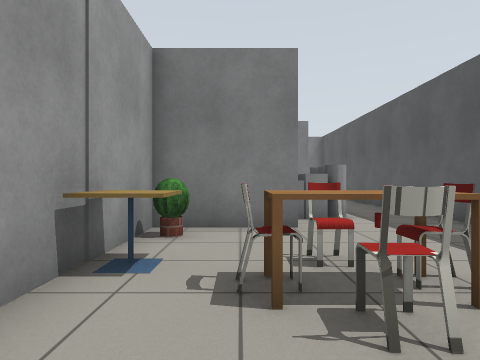
[1] (above)

12 first-person views from a walk through a world built for the Gazebo simulator. The camera is 0.9 m above the floor, looks level and sees 75° across. The floor is counted in squares, 1 m on a side. Each view is taken from the middle of a square. On the plan, view 1 faces up. The plan holds only what a view shows up to about 11 squares ahead; the rest is blank. Simple patterns stand in for the simulator's built-in surfaces. Simple shapes stand in for some stock models. Some surface patterns are stand-ins.

[2]
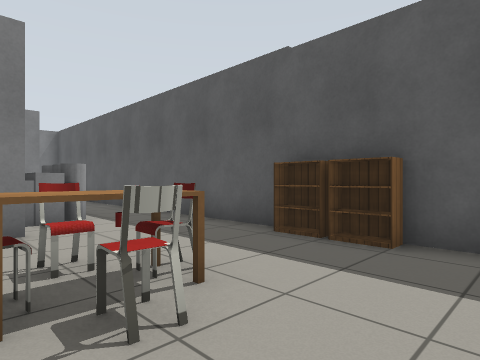

[3]
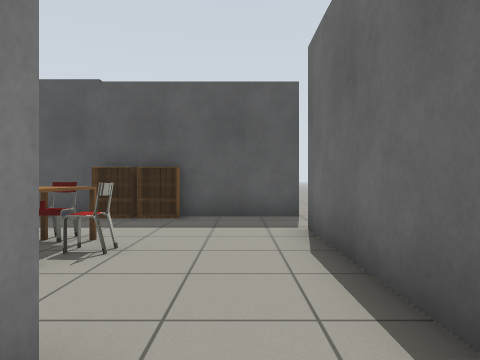

[4]
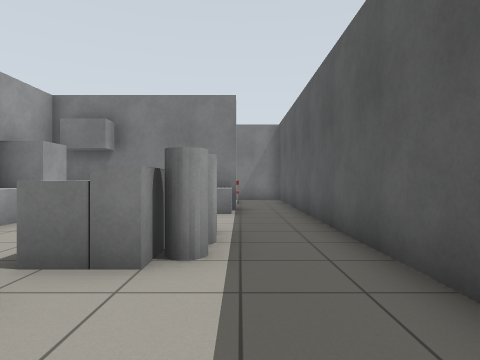

[5]
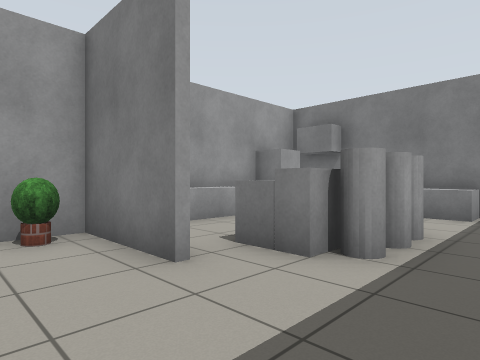

[6]
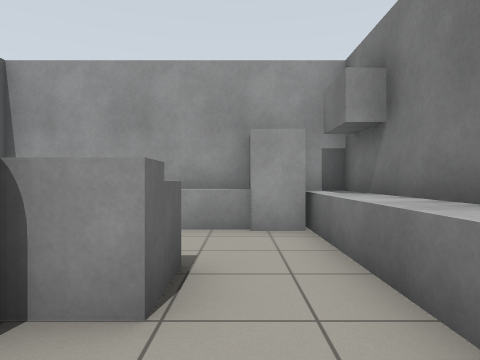

[7]
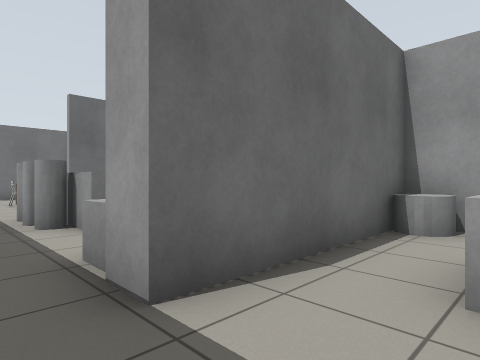

[8]
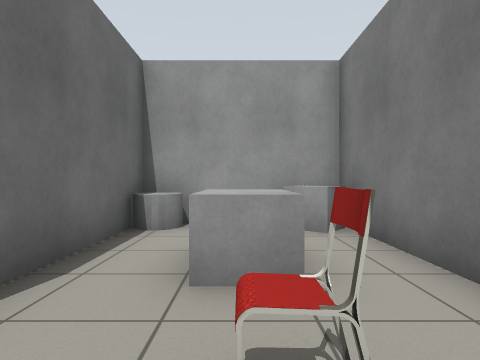

[9]
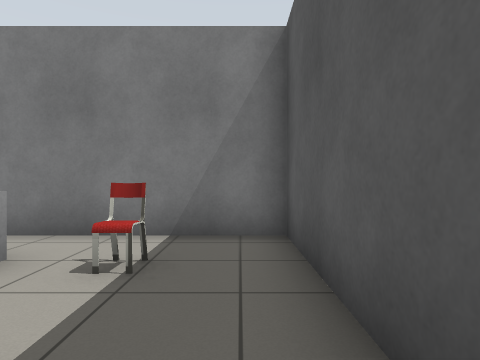

[10]
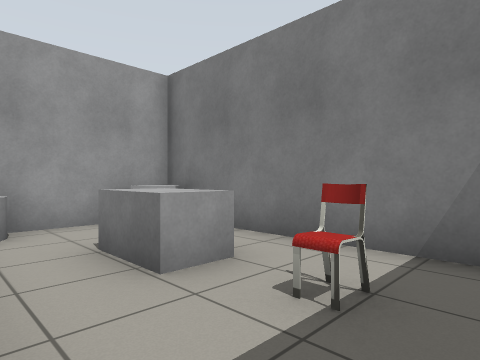

[11]
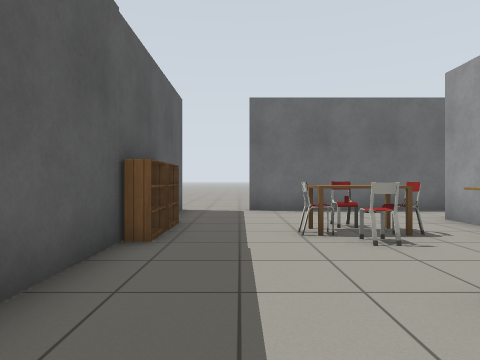

[12]
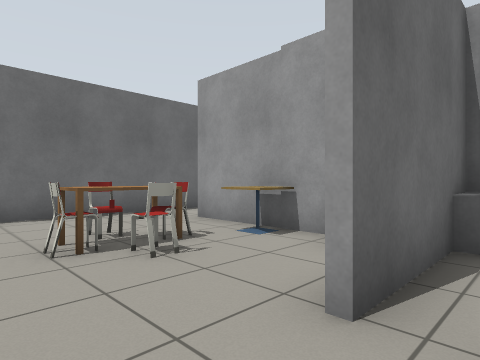

### Floor plan
Ten units are one square. View 1 is at (0, 0); x grows to the right and y downward. Boxes are objects, and circles mark ways between rooms. Rooms are numbered by the first view taken in them; rooms with no view inside come last. Other rooms are left out.
<svg viewBox="-55 -186 110 216">
<path fill="none" stroke="#000" d="M11 -59 -17 -59 -17 -8M48 5 48 -54M-14 12 28 12M21 -71 8 -71M-34 12 -14 12M48 15 48 5M-25 -132 -25 -61 11 -61M48 -54 48 -134M8 -104 20 -104 20 -95M48 -134 48 -181 -25 -181 -25 -140 29 -140 29 -135"/>
<rect x="-15" y="-45" width="10" height="20" fill="#bbb"><title>cafe table</title></rect>
<rect x="-15" y="-55" width="10" height="10" fill="#bbb"><title>plant</title></rect>
<rect x="-5" y="-35" width="10" height="10" fill="#bbb"><title>chair</title></rect>
<rect x="5" y="-25" width="10" height="10" fill="#bbb"><title>chair</title></rect>
<rect x="5" y="-35" width="10" height="10" fill="#bbb"><title>chair</title></rect>
<rect x="15" y="-35" width="10" height="10" fill="#bbb"><title>chair</title></rect>
<rect x="35" y="-25" width="10" height="10" fill="#bbb"><title>bookshelf</title></rect>
<rect x="-25" y="-105" width="10" height="40" fill="#bbb"><title>grey box</title></rect>
<rect x="-25" y="-125" width="10" height="20" fill="#bbb"><title>grey box</title></rect>
<rect x="-25" y="-135" width="10" height="10" fill="#bbb"><title>grey box</title></rect>
<rect x="-15" y="-135" width="10" height="10" fill="#bbb"><title>grey box</title></rect>
<rect x="-5" y="-135" width="40" height="10" fill="#bbb"><title>grey box</title></rect>
<rect x="15" y="-85" width="10" height="10" fill="#bbb"><title>grey cylinder</title></rect>
<rect x="15" y="-95" width="10" height="10" fill="#bbb"><title>grey cylinder</title></rect>
<rect x="-25" y="-155" width="10" height="20" fill="#bbb"><title>grey cylinder</title></rect>
<rect x="-25" y="-175" width="10" height="10" fill="#bbb"><title>grey box</title></rect>
<rect x="-5" y="-165" width="20" height="10" fill="#bbb"><title>grey box</title></rect>
<rect x="25" y="-165" width="10" height="10" fill="#bbb"><title>chair</title></rect>
<circle cx="-20" cy="0" r="3" fill="#2a7"/>
<circle cx="35" cy="10" r="3" fill="#2a7"/>
<circle cx="35" cy="-65" r="3" fill="#2a7"/>
<circle cx="40" cy="-140" r="3" fill="#2a7"/>
<text x="20" y="-30">1</text>
<text x="-50" y="0">2</text>
<text x="10" y="-110">3</text>
<text x="10" y="-160">4</text>
</svg>
Room 1 opens to room 2. Room 1 opens to room 3. Room 3 opens to room 4.

Where each view was taken, in squares from view 1:
view 1: 0 up, 0 right, facing up
view 2: 0 up, 0 right, facing up-right
view 3: 0 up, 3 left, facing right
view 4: 4 up, 3 right, facing up
view 5: 4 up, 4 right, facing up-left
view 6: 11 up, 4 right, facing left
view 7: 16 up, 4 right, facing down-left
view 8: 16 up, 4 right, facing left
view 9: 13 up, 4 right, facing up
view 10: 14 up, 4 right, facing up-left
view 11: 8 up, 3 right, facing down
view 12: 7 up, 3 right, facing down-left
